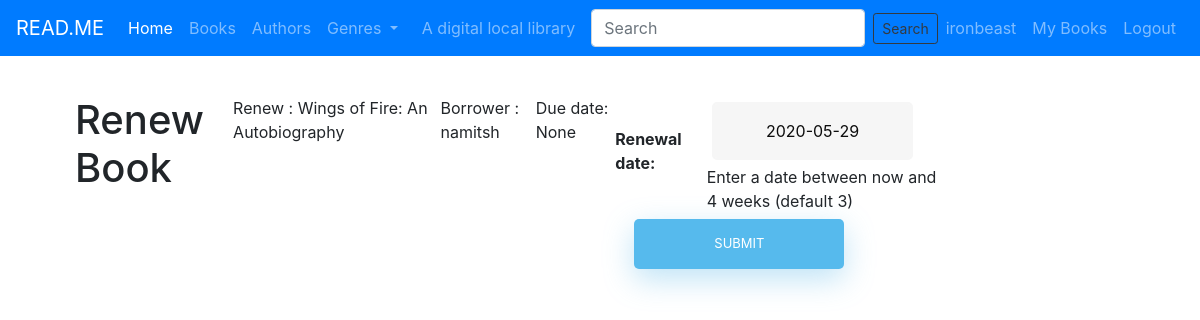
The app's page /catalog/books/ed4355e5-bfc7-401c-87bd-efbcb5d5414c/renew/ (signed in), older data.
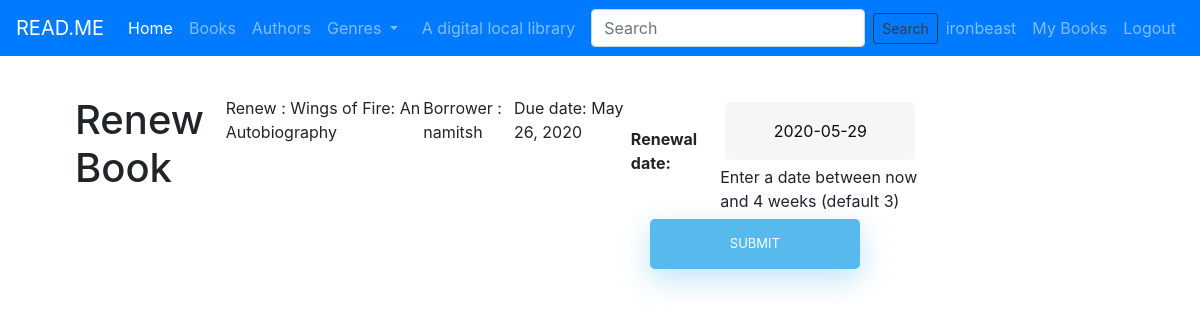
The same page, newer data.
### catalog/models.py (models this page shows, shortened)
class BookInstance(models.Model):
    id = models.UUIDField(primary_key=True, default=uuid.uuid4,
                          help_text='Unique ID for this particular book in library')
    book = models.ForeignKey('Book', on_delete=models.SET_NULL, null=True)
    imprint = models.CharField(max_length=200)
    due_date = models.DateField(null=True, blank=True)
    borrower = models.ForeignKey(User, on_delete=models.SET_NULL, null=True, blank=True)
    pdf = models.FileField(upload_to='documents/', null=True)
    LOAN_STATUS = (
        ('m', 'maintenance'),
        ('o', 'on loan'),
        ('r', 'reserved'),
        ('a', 'available')
    )
    status = models.CharField(max_length=1, choices=LOAN_STATUS, blank=True, default='m', help_text='Book Availabilty')
    class Meta:
        ordering = ['due_date']
        permissions = (("can_mark_returned", "Set book as returned"),)
    @property
    def is_overdue(self):
        if self.due_date and self.due_date < date.today():
            return True
        return False

class Book(models.Model):
    title = models.CharField(max_length=200, help_text='Enter book title')
    summary = models.TextField(max_length=1000, help_text="enter the brief description of book")
    isbn = models.CharField('ISBN', max_length=13)
    author = models.ForeignKey('Author', on_delete=models.SET_NULL, null=True)
    genre = models.ManyToManyField('Genre', help_text="Select a genre for a book")
    image = models.ImageField(upload_to='images/')
    language = models.ForeignKey('Language', on_delete=models.SET_NULL, null=True)
    def display_genre(self):
        return ', '.join(genre.name for genre in self.genre.all()[:3])
    display_genre.short_description = 'Genre'

### catalog/views.py (the view)
# urls.py: path('books/<uuid:pk>/renew/', views.renew_book_librarian, name='renew-book-librarian'),
@permission_required('catalog.can_mark_returned')
def renew_book_librarian(request, pk):
    book_instance = get_object_or_404(BookInstance, pk=pk)
    if request.method == 'POST':
        form = RenewBookForm(request.POST)
        if form.is_valid():
            book_instance.due_date = form.cleaned_data['renewal_date']
            book_instance.save()
            return HttpResponseRedirect(reverse('all-borrowed'))
    else:
        proposed_renewal_date = datetime.date.today() + datetime.timedelta(weeks=3)
        form = RenewBookForm(initial={'renewal_date': proposed_renewal_date})
    context = {
        'form': form,
        'book_instance': book_instance
    }
    return render(request, 'book_instance/book_renewal_librarian.html', context)

### catalog/forms.py (shortened to what this page needs)
class RenewBookForm(forms.Form):
    renewal_date = forms.DateField(help_text='Enter a date between now and 4 weeks (default 3)')

### catalog/templates/book_instance/book_renewal_librarian.html (shortened to what this page needs)
{% extends 'base.html' %}
{% block content %}
    <h1>Renew Book</h1>
    <p>Renew : {{ book_instance.book.title }}</p>
    <p>Borrower : {{ book_instance.borrower }}</p>
    <p{% if book_instance.is_overdue %} class="text-danger"{% endif %}>Due date: {{ book_instance.due_date }}</p>
    <form action="" method="POST">
        <table>
            {{ form.as_table }}
        </table>
        <input type="submit" value="Submit">
    </form>
{% endblock %}

Row changes from the older to the newer data that the page shows:
changed BookInstance "Wings of Fire: An Autobiography": due_date "None" → "May 26, 2020"
